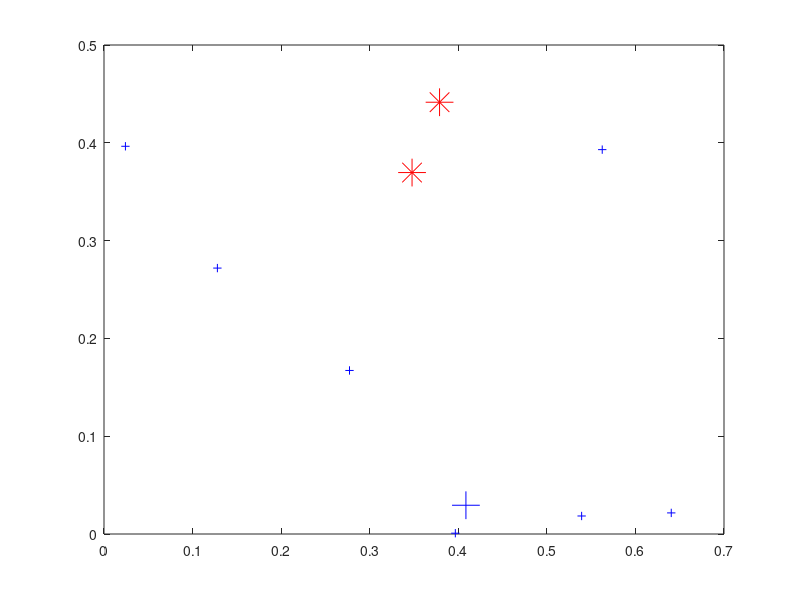

Write the MATLAB code that produced this figure.
clear
clc
cla
N=10;
n=0;
for i=1:N
    %x=rand;
    %y=(1-x)*rand;
    %y=rand;
    %z=1-x-y;
    x=rand(1,2);
    x=sort(x);
    a=x(1);
    b=x(2)-x(1);
    c=1-a-b;
    if a+b>c & a+c>b & b+c>a
        n=n+1;
        p(i)=plot(a,b,'*r');
    else
        p(i)=plot(a,b,'+b');
    end
    hold on
end
set(p([2 5 7]), 'markersize', 20)
n/N